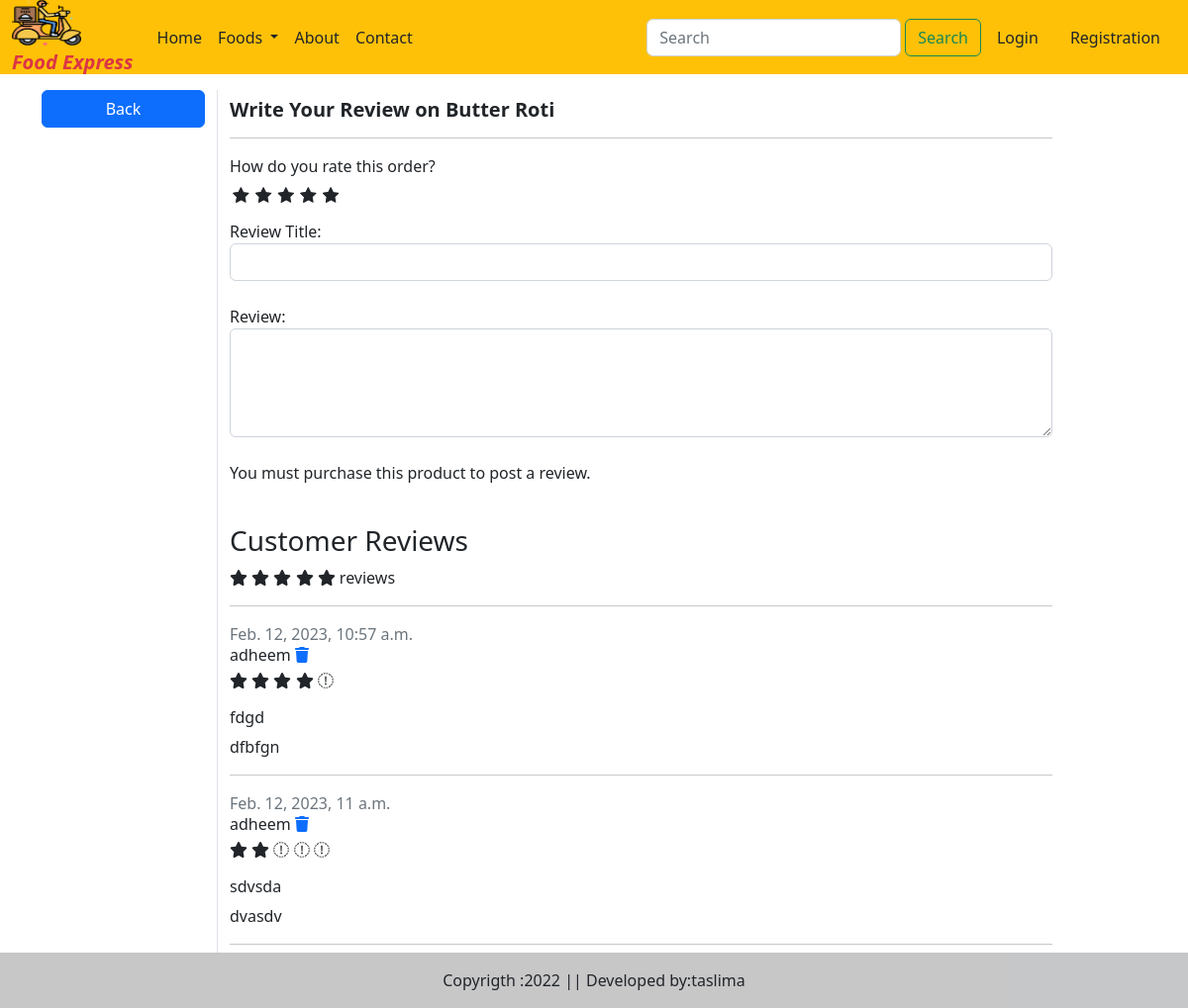
Page /submit_review/1/ on the earlier database version.
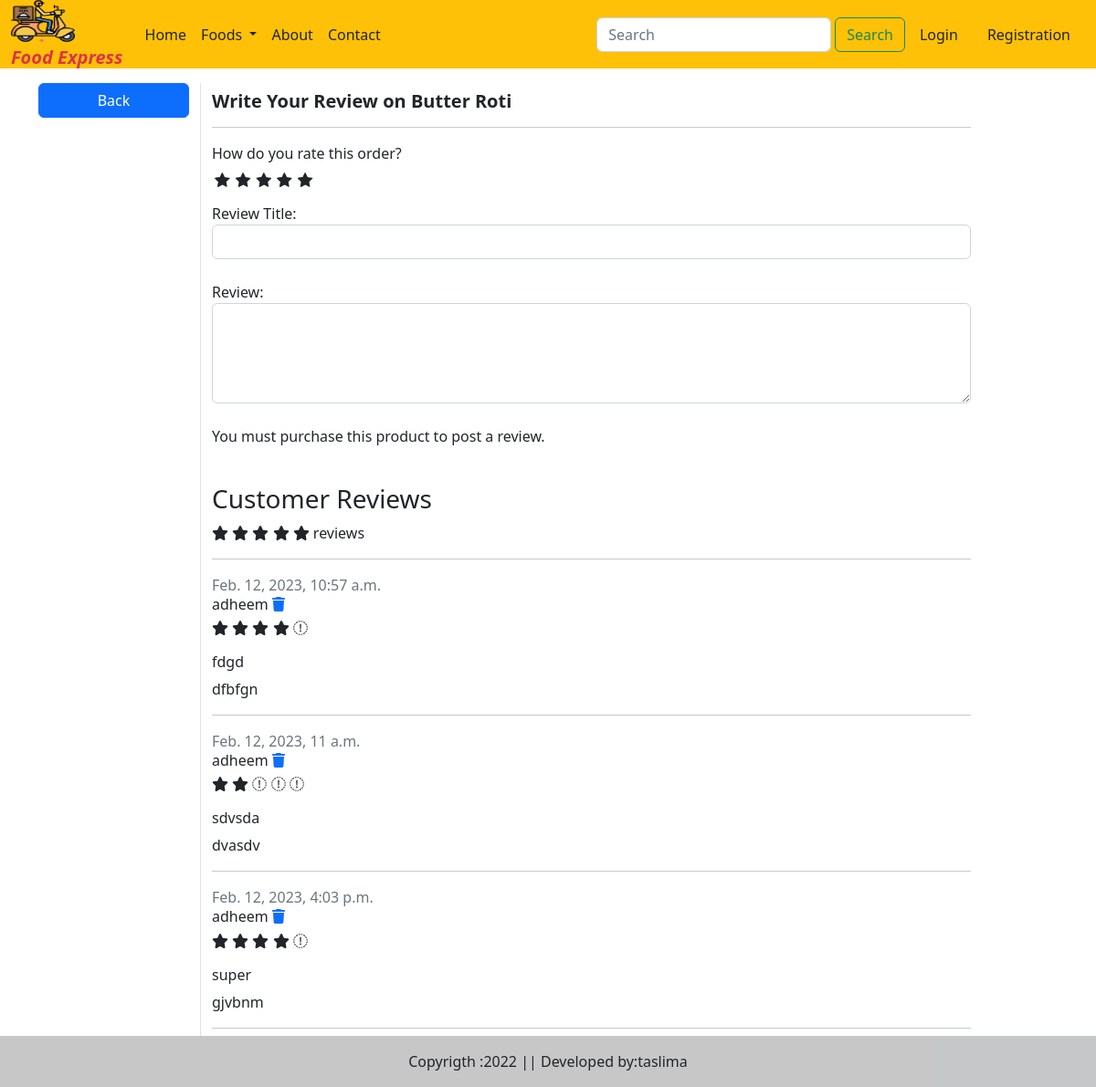
Same page on the later database version.
### myapp/models.py (models this page shows)
class ReviewRating(models.Model):
    user = models.ForeignKey(User, on_delete=models.CASCADE)
    product = models.ForeignKey(Food, on_delete=models.CASCADE)
    subject=models.CharField(max_length=100,blank=True)
    review=models.TextField(max_length=500,blank=True)
    rating = models.FloatField()
    ip=models.CharField(max_length=20,blank=True)
    status=models.BooleanField(default=True)
    created_at=models.DateTimeField(auto_now_add=True)
    updated_at=models.DateTimeField(auto_now=True)
    def __str__(self):
        return f"{self.subject}, {self.rating}"

### myapp/views.py (the view, shortened to what this page needs)
# urls.py: path('submit_review/<int:pk>/', views.submit_review, name='review'),
def submit_review(request, pk):
    if request.user.is_authenticated:
        totalitem=len(Cart.objects.filter(user=request.user))
    user=Food(request.user)
    product=Food.objects.get(pk=pk)
    review = ReviewRating.objects.filter(product=product)
    print(review)
    context={'product':product,'review':review}
    return render (request,"review.html",context)

### myapp/templates/review.html (shortened to what the changed rows need)
{% extends 'base.html' %}
{% load static %}
{% block main-content %}
<link rel="stylesheet" href="https://cdnjs.cloudflare.com/ajax/libs/font-awesome/4.7.0/css/font-awesome.min.css">
<link rel="stylesheet" href="{% static 'css/custom.css' %}"/>
<section class="section-content padding-y bg">
	<div class="container">
        <div class="row">
			<div class="col-md-9">
				<form action="{% url 'review' product.id %}" method="POST">
					<h5 class="fw-bold mt-4">Write Your Review on {{product.name}}</h5>
                    <hr>
					<div>
						<br>
<br>
						<br>
						<br>
					</div>
				</form>
<br>
<header class="section-heading">
	<h3>Customer Reviews </h3>
	<div class="rating-star">
	</div>
</header>
<hr>
{% for review in review %}
				<article class="box mb-3">
					<div class="icontext w-100">
						<div class="text">
							<span class="date text-muted float-md-right">{{review.updated_at}} </span>
							<h6 class="mb-1">{{review.user.username}} <a href="{% url 'review_delete' review.id %}" class="comfirm-delete"><i class="fas fa-trash"></i></a></h6>
							<div class="rating-star">
								<span>
									<i class="fa fa-star{% if review.rating == 0.5 %}-half-o{% elif review.rating < 1 %}-o {% endif %}" aria-hidden="true"></i>
									<i class="fa fa-star{% if review.rating == 1.5 %}-half-o{% elif review.rating < 2 %}-o {% endif %}" aria-hidden="true"></i>
									<i class="fa fa-star{% if review.rating == 2.5 %}-half-o{% elif review.rating < 3 %}-o {% endif %}" aria-hidden="true"></i>
									<i class="fa fa-star{% if review.rating == 3.5 %}-half-o{% elif review.rating < 4 %}-o {% endif %}" aria-hidden="true"></i>
									<i class="fa fa-star{% if review.rating == 4.5 %}-half-o{% elif review.rating < 5 %}-o {% endif %}" aria-hidden="true"></i>
								</span>
							</div>
						</div>
					</div>
					<div class="mt-3">
						<h6>{{review.subject}}</h6>
						<p>
							{{review.review}}
						</p>
					</div>
				</article>
				<hr>
{% endfor %}
			</div>
		</div>
        </div>
        </section>
{% endblock main-content %}

Differences in the rows shown:
added ReviewRating: updated_at "Feb. 12, 2023, 4:03 p.m.", user.username "adheem", rating 4.5 (drawn), subject "super", review "gjvbnm"
